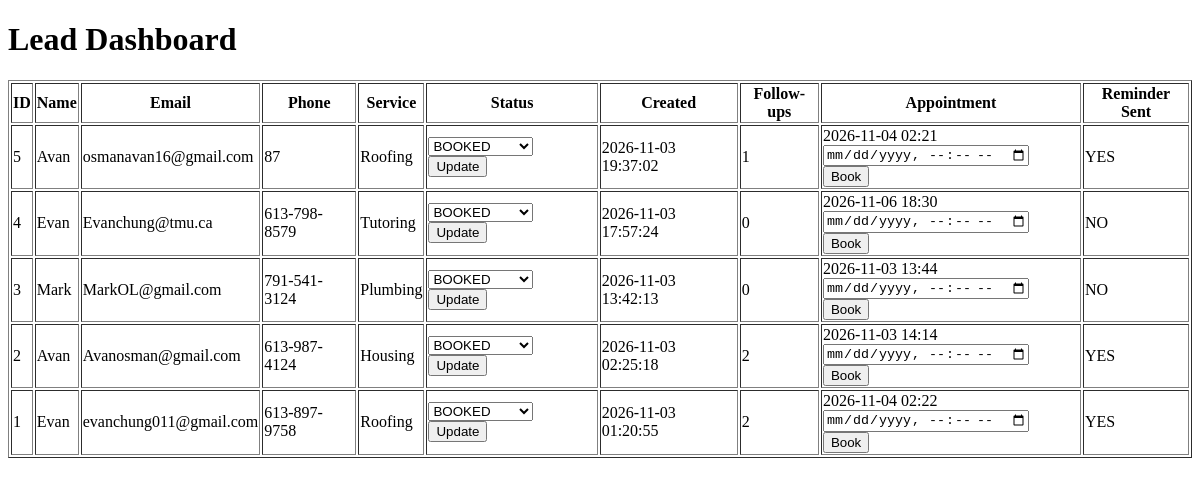
Page /dashboard on the earlier database version.
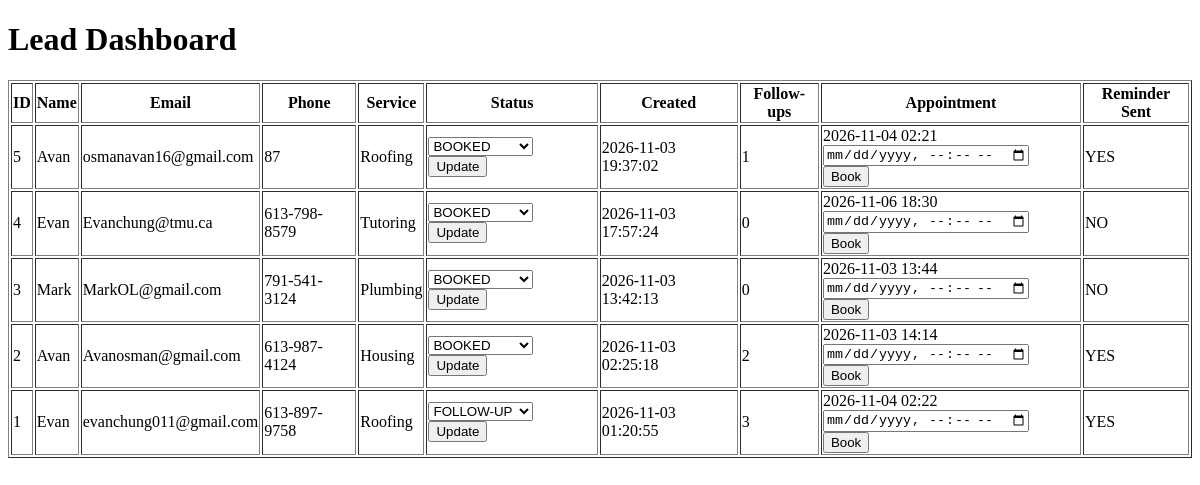
Same page on the later database version.
### tables this page shows
CREATE TABLE leads (
            lead_id INTEGER PRIMARY KEY AUTOINCREMENT,
            name TEXT NOT NULL,
            email TEXT NOT NULL,
            phone TEXT NOT NULL,
            service TEXT NOT NULL,
            status TEXT NOT NULL,
            created_at TEXT NOT NULL,
            last_contacted_at TEXT,
            follow_up_count INTEGER DEFAULT 0,
            appointment_date TEXT,
            reminder_sent TEXT DEFAULT 'NO'
        );

### app.py (the view)
@app.route("/dashboard")
def dashboard():
    connection = sqlite3.connect("leads.db")
    cursor = connection.cursor()
    cursor.execute("""
        SELECT
            lead_id,
            name,
            email,
            phone,
            service,
            status,
            created_at,
            follow_up_count,
            appointment_date,
            reminder_sent
        FROM leads
        ORDER BY lead_id DESC
    """)
    leads = cursor.fetchall()
    connection.close()
    return render_template(
        "dashboard.html",
        leads=leads
    )

### templates/dashboard.html (shortened to what this page needs)
<!DOCTYPE html>
<html>
<head>
</head>
<body>
    <h1>Lead Dashboard</h1>
    <table border="1">
        <tr>
            <th>ID</th>
            <th>Name</th>
            <th>Email</th>
            <th>Phone</th>
            <th>Service</th>
            <th>Status</th>
            <th>Created</th>
            <th>Follow-ups</th>
            <th>Appointment</th>
            <th>Reminder Sent</th>
        </tr>
        {% for lead in leads %}
        <tr>
            <td>{{ lead[0] }}</td>
            <td>{{ lead[1] }}</td>
            <td>{{ lead[2] }}</td>
            <td>{{ lead[3] }}</td>
            <td>{{ lead[4] }}</td>
            <td>
    <form action="/update_status/{{ lead[0] }}" method="POST">
        <select name="status">
            <option value="FOLLOW-UP" {% if lead[5] == "FOLLOW-UP" %}selected{% endif %}>
                FOLLOW-UP
            </option>
            <option value="BOOKED" {% if lead[5] == "BOOKED" %}selected{% endif %}>
                BOOKED
            </option>
        </select>
        <button type="submit">
            Update
        </button>
    </form>
</td>
            <td>{{ lead[6] }}</td>
            <td>{{ lead[7] }}</td>
            <td>
    {% if lead[8] %}
        {{ lead[8] }}
    {% else %}
        No appointment
    {% endif %}
    <form
        action="/book_appointment/{{ lead[0] }}"
        method="POST"
    >
        <input
            type="datetime-local"
            name="appointment_date"
            required
        >
        <button type="submit">
            Book
        </button>
    </form>
</td>
            <td>{{ lead[9] }}</td>
        </tr>
        {% endfor %}
    </table>
</body>
</html>

Differences in the rows shown:
changed leads "evanchung011@gmail.com": status "BOOKED" → "FOLLOW-UP"; follow_up_count "2" → "3"
